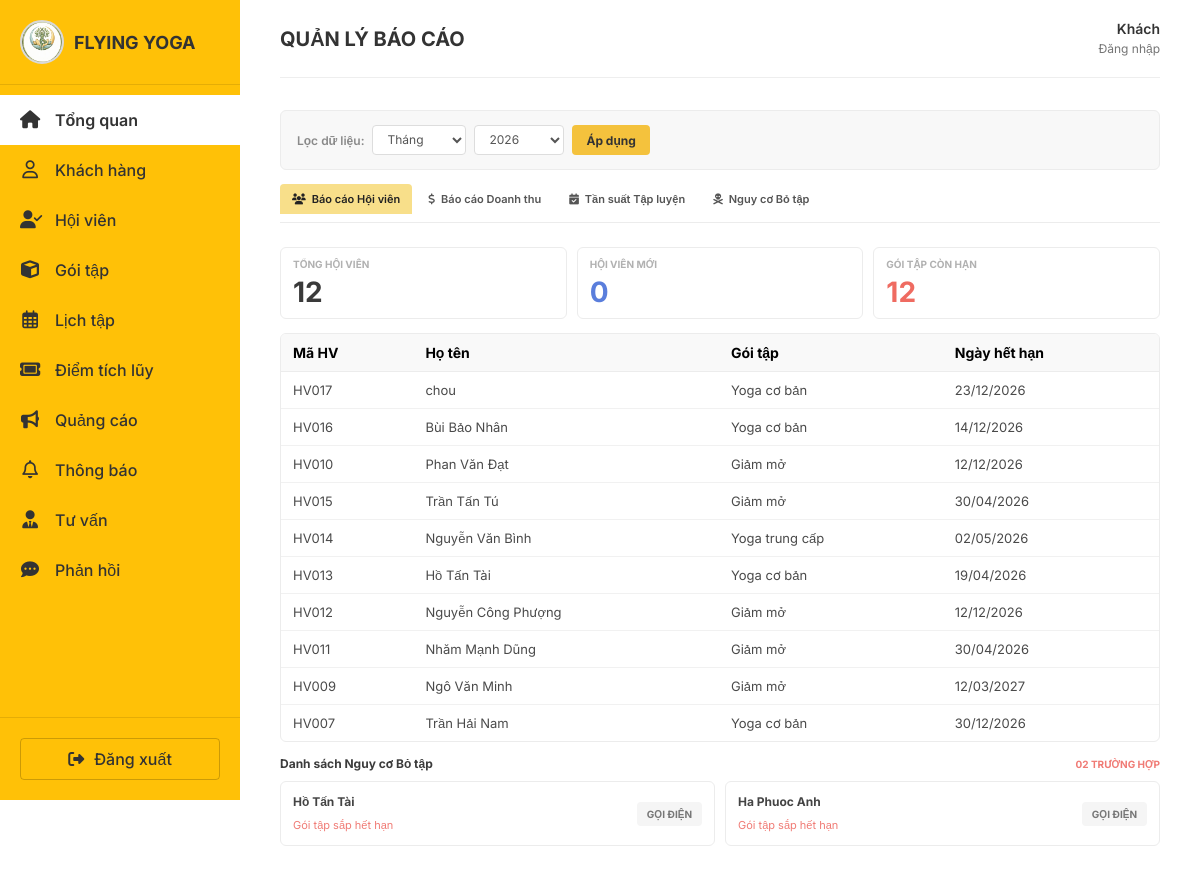
/bao-cao/, run on the app's committed database.
### khach_hang/models.py (models this page shows, shortened)
class HoiVien(models.Model):
    GIOI_TINH_CHOICE = [
        ('Nam', 'Nam'),
        ('Nữ', 'Nữ'),
        ('Khác', 'Khác')
    ]
    ma_hoi_vien = models.CharField(
        max_length=20,
        unique=True,
        blank=True,
        verbose_name="Mã hội viên"
    )
    ho_ten = models.CharField(
        max_length=255,
        verbose_name="Họ và tên"
    )
    ngay_sinh = models.DateField(
        verbose_name="Ngày sinh"
    )
    gioi_tinh = models.CharField(
        max_length=10,
        choices=GIOI_TINH_CHOICE
    )
    so_dien_thoai = models.CharField(
        max_length=10,
        unique=True,
        verbose_name="Số điện thoại"
    )
    email = models.EmailField(
        blank=True,
        null=True,
        verbose_name="Email"
    )
    tinh_trang_suc_khoe = models.TextField(
        blank=True,
        verbose_name="Tình trạng sức khỏe / Bệnh lý"
    )
    muc_tieu_tap_luyen = models.TextField(
        blank=True,
        verbose_name="Mục tiêu tập luyện"
    )
    ghi_chu_nhan_vien = models.TextField(
        blank=True,
        verbose_name="Ghi chú nội bộ"
    )
    chieu_cao = models.FloatField(
        help_text="cm",
        null=True,
        blank=True
    )
    can_nang = models.FloatField(
        help_text="kg",
        null=True,
        blank=True
    )
    body_fat = models.FloatField(
        help_text="%",
        null=True,
        blank=True
    )
    goi_dang_su_dung = models.ForeignKey(
        'goi_tap.GoiTap', # ĐÃ SỬA THÀNH CHUỖI
        on_delete=models.SET_NULL,
        null=True,
        blank=True
    )
    ngay_het_han_goi = models.DateField(
        null=True,
        blank=True
    )
    diem_tich_luy = models.IntegerField(
        default=0
    )
    check_in_cuoi = models.DateTimeField(
        null=True,
        blank=True
    )
    ngay_tao = models.DateTimeField(
        auto_now_add=True,
        verbose_name="Ngày tạo"
    )

### goi_tap/models.py (models this page shows, shortened)
class GoiTap(models.Model):
    LOAI_CHOICE = [
        ('buoi', 'Theo buổi'),
        ('thang', 'Theo tháng'),
    ]
    TRANG_THAI_CHOICE = [
        ('hoat_dong', 'Hoạt động'),
        ('ngung', 'Ngưng'),
    ]
    ma_goi = models.CharField(max_length=10, unique=True)
    ten_goi = models.CharField(max_length=100)
    loai_goi = models.CharField(max_length=10, choices=LOAI_CHOICE)
    thoi_han_so_buoi = models.IntegerField()
    gia_goi = models.DecimalField(max_digits=12, decimal_places=0)
    trang_thai = models.CharField(max_length=20, choices=TRANG_THAI_CHOICE, default='hoat_dong')
    ghi_chu = models.TextField(blank=True, null=True)

### bao_cao/views.py (the view, shortened to what this page needs)
# urls.py: path("", views.tong_quan, name="tong_quan"),
def tong_quan(request):
    hom_nay = timezone.localdate()
    thang_raw = request.GET.get('thang')
    nam_raw = request.GET.get('nam')
    co_loc = bool(thang_raw or nam_raw)
    thang = None
    nam = None
    dau_thang = None
    cuoi_thang = None
    moc_14_ngay = hom_nay - timedelta(days=14)
    moc_7_ngay = hom_nay + timedelta(days=7)
    ds_hv = HoiVien.objects.all().order_by('-id')
    total_hoi_vien = ds_hv.count()
    goi_con_han = ds_hv.filter(ngay_het_han_goi__gte=hom_nay).count()
    if co_loc:
        ds_hoi_vien_loc = ds_hv.filter(
            ngay_tao__date__gte=dau_thang,
            ngay_tao__date__lte=cuoi_thang
        )
        hoi_vien_moi = ds_hoi_vien_loc.count()
    else:
        ds_hoi_vien_loc = ds_hv
        hoi_vien_moi = 0
    ds_giao_dich = LichSuGiaHanGoi.objects.all().order_by('-ngay_tao')
    if co_loc:
        ds_doanh_thu_loc = ds_giao_dich.filter(
            ngay_tao__date__gte=dau_thang,
            ngay_tao__date__lte=cuoi_thang
        )
        tong_doanh_thu = ds_doanh_thu_loc.aggregate(
            t=Sum('tong_thanh_toan')
        )['t'] or 0
        doanh_thu_moi = tong_doanh_thu
    else:
        ds_doanh_thu_loc = ds_giao_dich
        tong_doanh_thu = ds_giao_dich.aggregate(
            t=Sum('tong_thanh_toan')
        )['t'] or 0
        doanh_thu_moi = tong_doanh_thu
    doanh_thu_gia_han = doanh_thu_moi
    ds_tap = LichSuTap.objects.all()
    if co_loc:
        ds_tap_loc = ds_tap.filter(
            thoi_gian__date__gte=dau_thang,
            thoi_gian__date__lte=cuoi_thang
        )
    else:
        ds_tap_loc = ds_tap
    tong_checkin = ds_tap_loc.count()
    trung_binh_checkin = round(tong_checkin / total_hoi_vien, 1) if total_hoi_vien else 0
    so_hv_da_tap = ds_tap_loc.values('hoi_vien').distinct().count()
    ty_le_tham_gia = round((so_hv_da_tap / total_hoi_vien) * 100, 1) if total_hoi_vien else 0
    ds_tan_suat = (
        ds_tap_loc.values('hoi_vien', 'hoi_vien__ho_ten')
        .annotate(
            so_buoi=Count('id'),
            lan_cuoi=Max('thoi_gian')
        )
        .order_by('-so_buoi')[:10]
    )
    ds_nguy_co = []
    for hv in ds_hv:
        muc_do = 'Bình thường'
        lan_cuoi = hv.check_in_cuoi.date() if hv.check_in_cuoi else None
        han_goi = hv.ngay_het_han_goi
        if lan_cuoi and lan_cuoi <= moc_14_ngay:
            muc_do = 'Rất cao'
        elif han_goi and han_goi <= moc_7_ngay:
            muc_do = 'Sắp hết hạn'
        elif lan_cuoi and lan_cuoi <= hom_nay - timedelta(days=7):
            muc_do = 'Trung bình'
        if muc_do != 'Bình thường':
            ds_nguy_co.append({
                'ho_ten': hv.ho_ten,
                'so_dien_thoai': hv.so_dien_thoai,
                'lan_cuoi': hv.check_in_cuoi,
                'han_goi': hv.ngay_het_han_goi,
                'muc_do': muc_do,
            })
    nguy_co_cao = len([x for x in ds_nguy_co if x['muc_do'] == 'Rất cao'])
    vang_hon_14_ngay = len([x for x in ds_nguy_co if x['muc_do'] == 'Rất cao'])
    sap_het_han_7_ngay = len([x for x in ds_nguy_co if x['muc_do'] == 'Sắp hết hạn'])
    context = {
        'thang': thang,
        'nam': nam,
        'co_loc': co_loc,
        'ds_thang': range(1, 13),
        'ds_nam': range(hom_nay.year - 5, hom_nay.year + 2),
        'total_hoi_vien': total_hoi_vien,
        'hoi_vien_moi': hoi_vien_moi,
        'goi_con_han': goi_con_han,
        'tong_doanh_thu': tong_doanh_thu,
        'doanh_thu_moi': doanh_thu_moi,
        'doanh_thu_gia_han': doanh_thu_gia_han,
        'tong_checkin': tong_checkin,
        'trung_binh_checkin': trung_binh_checkin,
        'ty_le_tham_gia': ty_le_tham_gia,
        'nguy_co_cao': nguy_co_cao,
        'vang_hon_14_ngay': vang_hon_14_ngay,
        'sap_het_han_7_ngay': sap_het_han_7_ngay,
        'ds_hoi_vien': ds_hoi_vien_loc[:10],
        'ds_doanh_thu': ds_doanh_thu_loc[:10],
        'ds_tan_suat': ds_tan_suat,
        'ds_nguy_co': ds_nguy_co[:10],
    }
    return render(request, 'bao_cao/tong_quan.html', context)

### thong_bao/context_processors.py (called while the page is built, shortened)
def thong_bao_context(request):
    so_thong_bao_chua_doc = 0
    ds_thong_bao_dropdown = ThongBaoNhacNho.objects.none()
    return {
        'so_thong_bao_chua_doc': so_thong_bao_chua_doc,
        'ds_thong_bao_dropdown': ds_thong_bao_dropdown,
    }

### bao_cao/templates/bao_cao/tong_quan.html (shortened to what this page needs)
{% extends 'base.html' %}
{% load humanize %}
{% load static %}
{% block page_title %}QUẢN LÝ BÁO CÁO{% endblock %}
{% block extra_css %}
<link rel="stylesheet" href="{% static 'css/bao-cao.css' %}">
{% endblock %}
{% block content %}
<div class="report-page">
    <div class="report-filter-box">
        <form method="get" class="report-filter-form">
            <div class="report-filter-left">
                <label for="thang">Lọc dữ liệu:</label>
                <select name="thang" id="thang" class="report-select">
                    <option value="">Tháng</option>
                </select>
                <select name="nam" id="nam" class="report-select">
                    <option value="2026" {% if request.GET.nam == '2026' or not request.GET.nam %}selected{% endif %}>2026</option>
                </select>
                <button type="submit" class="btn-apply-report">Áp dụng</button>
            </div>
        </form>
    </div>
    <div class="report-tabs">
        <button class="report-tab-btn active" onclick="switchTab('tab-hoi-vien', this)">
            <i class="fas fa-users"></i> Báo cáo Hội viên
        </button>
        <button class="report-tab-btn" onclick="switchTab('tab-doanh-thu', this)">
            <i class="fas fa-dollar-sign"></i> Báo cáo Doanh thu
        </button>
        <button class="report-tab-btn" onclick="switchTab('tab-tan-suat', this)">
            <i class="fas fa-calendar-check"></i> Tần suất Tập luyện
        </button>
        <button class="report-tab-btn" onclick="switchTab('tab-nguy-co', this)">
            <i class="fas fa-skull-crossbones"></i> Nguy cơ Bỏ tập
        </button>
    </div>
    <div id="tab-hoi-vien" class="report-tab-content active">
        <div class="report-stats-row">
            <div class="report-stat-card">
                <div class="report-stat-title">TỔNG HỘI VIÊN</div>
                <div class="report-stat-value">{{ total_hoi_vien }}</div>
            </div>
            <div class="report-stat-card">
                <div class="report-stat-title">HỘI VIÊN MỚI</div>
                <div class="report-stat-value blue">{{ hoi_vien_moi }}</div>
            </div>
            <div class="report-stat-card">
                <div class="report-stat-title">GÓI TẬP CÒN HẠN</div>
                <div class="report-stat-value red">{{ goi_con_han }}</div>
            </div>
        </div>
        <div class="report-table-box">
            <table class="report-table">
                <thead>
                    <tr>
                        <th>Mã HV</th>
                        <th>Họ tên</th>
                        <th>Gói tập</th>
                        <th>Ngày hết hạn</th>
                    </tr>
                </thead>
                <tbody>
                    {% for hv in ds_hoi_vien %}
                    <tr>
                        <td>{{ hv.ma_hoi_vien|default:hv.id }}</td>
                        <td>{{ hv.ho_ten }}</td>
                        <td>
                            {% if hv.goi_dang_su_dung %}
                                {{ hv.goi_dang_su_dung.ten_goi }}
                            {% else %}
                                -
                            {% endif %}
                        </td>
                        <td>
                            {% if hv.ngay_het_han_goi %}
                                {{ hv.ngay_het_han_goi|date:"d/m/Y" }}
                            {% else %}
                                -
                            {% endif %}
                        </td>
                    </tr>
                    {% empty %}
                    <tr>
                        <td colspan="4">Chưa có dữ liệu hội viên.</td>
                    </tr>
                    {% endfor %}
                </tbody>
            </table>
        </div>
        <div class="risk-section">
            <div class="risk-header">
                <span>Danh sách Nguy cơ Bỏ tập</span>
                <span class="risk-total">
                    {{ ds_nguy_co|length|stringformat:"02d" }} TRƯỜNG HỢP
                </span>
            </div>
            <div class="risk-list">
                {% for item in ds_nguy_co|slice:":2" %}
                <div class="risk-item">
                    <div class="risk-info">
                        <strong>{{ item.ho_ten }}</strong>
                        {% if item.muc_do == 'Rất cao' %}
                            <span>Vắng 18 ngày liên tiếp</span>
                        {% elif item.muc_do == 'Trung bình' %}
                            <span>Vắng nhiều ngày liên tiếp</span>
                        {% elif item.muc_do == 'Sắp hết hạn' %}
                            <span>Gói tập sắp hết hạn</span>
                        {% else %}
                            <span>{{ item.muc_do }}</span>
                        {% endif %}
                    </div>
                    <button class="risk-btn">GỌI ĐIỆN</button>
                </div>
                {% empty %}
                <div class="risk-empty">Chưa có hội viên nguy cơ bỏ tập.</div>
                {% endfor %}
            </div>
        </div>
    </div>
</div>
{% endblock %}

### static/css/style.css (style rules this page uses)
:root { --primary-yellow: #FFC107; --primary-yellow-light: #FFECB3; --text-dark: #333333; --text-gray: #757575; --bg-light: #F9F9F9; --white: #FFFFFF; --danger-red: #E53935; --success-green: #43A047; --info-blue: #1E88E5; --warning-orange: #FB8C00; --sidebar-width: 240px; }
* { margin: 0; padding: 0; box-sizing: border-box; font-family: 'Inter', sans-serif; }
body { background-color: var(--white); color: var(--text-dark); }
.risk-info strong { font-size: 14px; display: block; margin-bottom: 5px; }
.risk-info span { font-size: 12px; color: var(--danger-red); }

### static/css/bao-cao.css (style rules this page uses)
.report-page { display: flex; flex-direction: column; gap: 14px; padding: 2px 0 18px; }
.report-filter-box { background: #f8f8f8; border: 1px solid #ececec; border-radius: 6px; padding: 14px 16px; }
.report-filter-form { display: flex; align-items: center; justify-content: space-between; gap: 12px; flex-wrap: wrap; }
.report-filter-left { display: flex; align-items: center; gap: 8px; flex-wrap: wrap; }
.report-filter-left label { font-size: 12px; color: #8a8a8a; font-weight: 600; }
.report-select { height: 30px; padding: 0 10px; border: 1px solid #dddddd; border-radius: 4px; background: #fff; font-size: 12px; color: #555; min-width: 90px; }
.btn-apply-report { height: 30px; padding: 0 14px; border: none; border-radius: 4px; background: #f4c23d; color: #333; font-size: 12px; font-weight: 700; cursor: pointer; }
.report-tabs { display: flex; align-items: center; gap: 4px; border-bottom: 1px solid #ececec; padding-bottom: 8px; flex-wrap: wrap; }
.report-tab-btn { border: none; background: transparent; color: #555; font-size: 11px; font-weight: 600; padding: 8px 12px; border-radius: 4px 4px 0 0; cursor: pointer; display: flex; align-items: center; gap: 6px; }
.report-tab-btn.active { background: #f8df8a; color: #222; }
.report-tab-content { display: none; }
.report-tab-content.active { display: block; }
.report-stats-row { display: grid; grid-template-columns: repeat(3, 1fr); gap: 10px; margin: 10px 0 14px; }
.report-stat-card { border: 1px solid #ececec; border-radius: 6px; background: #fff; padding: 10px 12px; min-height: 72px; }
.report-stat-title { font-size: 10px; font-weight: 700; color: #b1b1b1; text-transform: uppercase; margin-bottom: 8px; }
.report-stat-value { font-size: 28px; font-weight: 700; color: #3a3a3a; line-height: 1; }
.report-stat-value.blue { color: #5a7edc; }
.report-stat-value.red { color: #ef6b61; }
.report-table-box { border: 1px solid #ececec; border-radius: 6px; overflow: hidden; background: #fff; }
.report-table { width: 100%; border-collapse: collapse; }
.report-table thead th { background: #f9f9f9; color: black; font-size: 14px; font-weight: bold; padding: 10px 12px; text-align: left; border-bottom: 1px solid #ececec; }
.report-table tbody td { font-size: 13px; color: #4a4a4a; padding: 10px 12px; border-bottom: 1px solid #f1f1f1; }
.report-table tbody tr:last-child td { border-bottom: none; }
.risk-section { margin-top: 14px; }
.risk-header { display: flex; justify-content: space-between; align-items: center; margin-bottom: 10px; font-size: 12px; font-weight: 700; color: #3c3c3c; }
.risk-total { font-size: 10px; color: #f07b75; font-weight: 700; text-transform: uppercase; }
.risk-list { display: grid; grid-template-columns: repeat(2, 1fr); gap: 10px; }
.risk-item { border: 1px solid #ececec; border-radius: 6px; background: #fff; padding: 12px; display: flex; justify-content: space-between; align-items: center; }
.risk-info strong { display: block; font-size: 12px; color: #444; margin-bottom: 4px; }
.risk-info span { font-size: 11px; color: #f07b75; }
.risk-btn { border: none; background: #f5f5f5; color: #777; font-size: 10px; font-weight: 700; padding: 6px 10px; border-radius: 4px; cursor: pointer; }

### data on the page
HoiVien: ma_hoi_vien "HV017", ho_ten "chou", goi_dang_su_dung.ten_goi "Yoga cơ bản", ngay_het_han_goi "23/12/2026"
HoiVien: ma_hoi_vien "HV016", ho_ten "Bùi Bảo Nhân", goi_dang_su_dung.ten_goi "Yoga cơ bản", ngay_het_han_goi "14/12/2026"
HoiVien: ma_hoi_vien "HV010", ho_ten "Phan Văn Đạt", goi_dang_su_dung.ten_goi "Giảm mở", ngay_het_han_goi "12/12/2026"
HoiVien: ma_hoi_vien "HV015", ho_ten "Trần Tấn Tú", goi_dang_su_dung.ten_goi "Giảm mở", ngay_het_han_goi "30/04/2026"
HoiVien: ma_hoi_vien "HV014", ho_ten "Nguyễn Văn Bình", goi_dang_su_dung.ten_goi "Yoga trung cấp", ngay_het_han_goi "02/05/2026"
HoiVien: ma_hoi_vien "HV013", ho_ten "Hồ Tấn Tài", goi_dang_su_dung.ten_goi "Yoga cơ bản", ngay_het_han_goi "19/04/2026", ho_ten "Hồ Tấn Tài"
HoiVien: ma_hoi_vien "HV012", ho_ten "Nguyễn Công Phượng", goi_dang_su_dung.ten_goi "Giảm mở", ngay_het_han_goi "12/12/2026"
HoiVien: ma_hoi_vien "HV011", ho_ten "Nhăm Mạnh Dũng", goi_dang_su_dung.ten_goi "Giảm mở", ngay_het_han_goi "30/04/2026"
HoiVien: ma_hoi_vien "HV009", ho_ten "Ngô Văn Minh", goi_dang_su_dung.ten_goi "Giảm mở", ngay_het_han_goi "12/03/2027"
HoiVien: ma_hoi_vien "HV007", ho_ten "Trần Hải Nam", goi_dang_su_dung.ten_goi "Yoga cơ bản", ngay_het_han_goi "30/12/2026"
HoiVien: ho_ten "Ha Phuoc Anh"

### other printed values
{{ total_hoi_vien }} "12"
{{ hoi_vien_moi }} "0"
{{ goi_con_han }} "12"
{{ ds_nguy_co|length|stringformat:"02d" }} "02"
